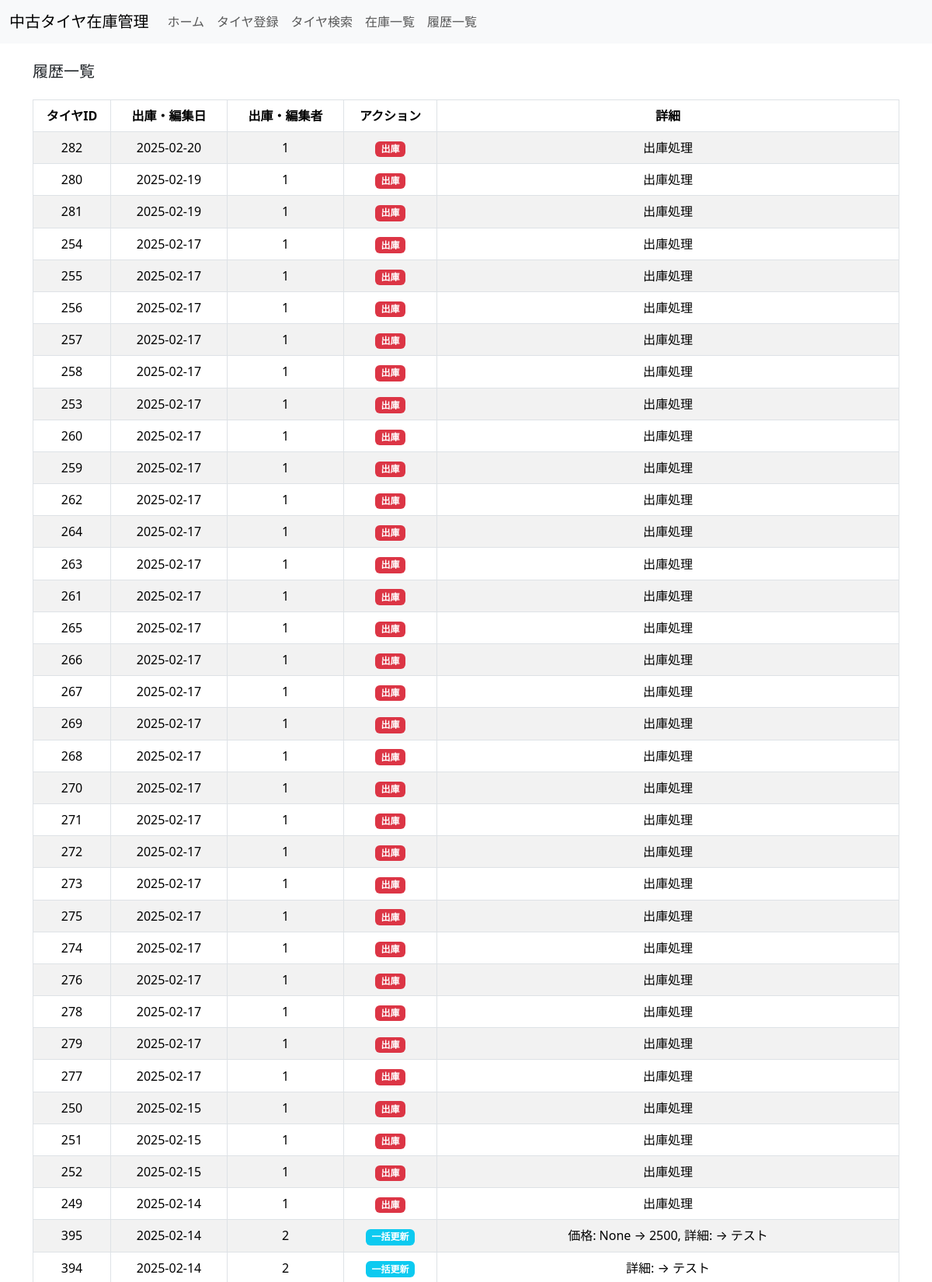
The app's page /history (upper part) with its own data.
### models.py (models this page shows)
class DispatchHistory(db.Model):
    __tablename__ = "dispatch_history"  # 正しいテーブル名を指定
    id = db.Column(db.Integer, primary_key=True)
    tire_id = db.Column(db.Integer, db.ForeignKey('input_page.id'), nullable=False)
    user_id = db.Column(db.Integer, db.ForeignKey('user.id'), nullable=False)
    dispatch_date = db.Column(db.DateTime, nullable=False)
    dispatch_note = db.Column(db.String)

class HistoryPage(db.Model):
    id = db.Column(db.Integer, primary_key=True)
    tire_id = db.Column(db.Integer, db.ForeignKey('input_page.id'), nullable=False)
    user_id = db.Column(db.Integer, db.ForeignKey('user.id'), nullable=False)
    action = db.Column(db.String, nullable=False)
    edit_date = db.Column(db.DateTime, nullable=False)
    details = db.Column(db.String)

### app.py (the view)
@app.route('/history')
def history_page():
    import logging
    logging.basicConfig()
    logging.getLogger('sqlalchemy.engine').setLevel(logging.INFO)
    dispatch_history = DispatchHistory.query.all()
    edit_history = HistoryPage.query.all()
    for record in dispatch_history:
        print(f"デバッグ: {record.dispatch_date} (型: {type(record.dispatch_date)})")
    dispatch_records = []  # ここでリストを定義
    for record in dispatch_history:
        try:
            if record.dispatch_date:  # Noneチェック
                dispatch_date = record.dispatch_date.astimezone(JST)  # JSTに変換
                formatted_date = dispatch_date.strftime('%Y-%m-%d')  # YYYY-MM-DD 形式
            else:
                formatted_date = ''  # None の場合は空文字
            dispatch_records.append({
                "tire_id": record.tire_id,
                "date": formatted_date,  # フォーマット済みの値を格納
                "user_id": record.user_id,
                "action": "出庫",
                "details": record.dispatch_note or "出庫処理"
            })
        except Exception as e:
            print(f"🚨 変換エラー: {e} (値: {record.dispatch_date})")
    edit_records = []
    for record in edit_history:
        try:
            if record.edit_date:  # Noneチェック
                edit_date = record.edit_date.astimezone(JST)  # JSTに変換
                formatted_date = edit_date.strftime('%Y-%m-%d')  # YYYY-MM-DD 形式
            else:
                formatted_date = ''  # None の場合は空文字
            edit_records.append({
                "tire_id": record.tire_id,
                "date": formatted_date,  # フォーマット済みの値を格納
                "user_id": record.user_id,
                "action": record.action,
                "details": record.details
            })
        except Exception as e:
            print(f"🚨 変換エラー: {e} (値: {record.edit_date})")
    combined_history = sorted(dispatch_records + edit_records, key=lambda x: x["date"], reverse=True)
    return render_template('history_page.html', history=combined_history)

### app.py (called while the page is built)
@app.context_processor
def inject_user():
    from flask_login import current_user
    return dict(user=current_user)

### templates/history_page.html
{% extends "base.html" %}
{% block content %}
<div class="container my-4">
    <h5 class="mb-4">履歴一覧</h5>
    <div class="table-responsive">
        <table class="table table-bordered table-striped table-hover">
            <thead class="thead-light">
                <tr>
                    <th style="min-width: 100px;">タイヤID</th>
                    <th style="min-width: 150px;">出庫・編集日</th>
                    <th style="min-width: 150px;">出庫・編集者</th>
                    <th style="min-width: 120px;">アクション</th>
                    <th style="min-width: 300px;">詳細</th>
                </tr>
            </thead>
            <tbody>
                {% for record in history %}
                <tr>
                    <td>{{ record.tire_id }}</td>
                    <td>{{ record.date }}</td>
                    <td>{{ record.user_id }}</td>
                    <td>
                        {% if record.action == "出庫" %}
                            <span class="badge bg-danger">{{ record.action }}</span>
                        {% elif record.action == "編集" %}
                            <span class="badge bg-warning">{{ record.action }}</span>
                        {% elif record.action == "一括更新" %}
                            <span class="badge bg-info">{{ record.action }}</span>
                        {% endif %}
                    </td>
                    <td>{{ record.details }}</td>
                </tr>
                {% endfor %}
            </tbody>
        </table>
    </div>
</div>
{% endblock %}

### templates/base.html (shortened to what this page needs)
<!DOCTYPE html>
<html lang="ja">
<head>
    <link rel="stylesheet" href="{{ url_for('static', filename='css/style.css') }}">
    <link href="https://cdn.jsdelivr.net/npm/bootstrap@5.3.3/dist/css/bootstrap.min.css" rel="stylesheet">
</head>
<body>
    <header>
    <nav class="navbar navbar-expand-lg navbar-light bg-light">
        <div class="container-fluid">
            <a class="navbar-brand" href="{{ url_for('index') }}">中古タイヤ在庫管理</a>
            <div class="collapse navbar-collapse" id="navbarNav">
                <ul class="navbar-nav">
                    <li class="nav-item">
                        <a class="nav-link" href="{{ url_for('index') }}">ホーム</a>
                    </li>
                    <li class="nav-item">
                        <a class="nav-link" href="{{ url_for('input_page') }}">タイヤ登録</a>
                    </li>
                    <li class="nav-item">
                        <a class="nav-link" href="{{ url_for('search_page') }}">タイヤ検索</a>
                    </li>
                    <li class="nav-item">
                        <a class="nav-link" href="{{ url_for('inventory_list') }}">在庫一覧</a>
                    </li>
                    <li class="nav-item">
                        <a class="nav-link" href="{{ url_for('history_page') }}">履歴一覧</a>
                    </li>
                </ul>
            </div>
        </div>
    </nav>
</header>
    <main>
        {% block content %}
        {% endblock %}
    </main>
</body>
</html>

### static/css/style.css (style rules this page uses)
* { box-sizing: border-box; }
.navbar { background-color: #f8f9fa; }
body { background-color: #f8f9fa; }
h5 { margin: 0; }
.table td, .table th { text-align: center; vertical-align: middle; }

### records on screen
DispatchHistory: tire_id "282", date "2025-02-20", user_id "1", action "出庫", details "出庫処理"
DispatchHistory: tire_id "280", date "2025-02-19", user_id "1", action "出庫", details "出庫処理"
DispatchHistory: tire_id "281", date "2025-02-19", user_id "1", action "出庫", details "出庫処理"
DispatchHistory: tire_id "257", date "2025-02-17", user_id "1", action "出庫", details "出庫処理"
DispatchHistory: tire_id "258", date "2025-02-17", user_id "1", action "出庫", details "出庫処理"
DispatchHistory: tire_id "260", date "2025-02-17", user_id "1", action "出庫", details "出庫処理"
DispatchHistory: tire_id "259", date "2025-02-17", user_id "1", action "出庫", details "出庫処理"
DispatchHistory: tire_id "262", date "2025-02-17", user_id "1", action "出庫", details "出庫処理"
DispatchHistory: tire_id "264", date "2025-02-17", user_id "1", action "出庫", details "出庫処理"
DispatchHistory: tire_id "263", date "2025-02-17", user_id "1", action "出庫", details "出庫処理"
DispatchHistory: tire_id "261", date "2025-02-17", user_id "1", action "出庫", details "出庫処理"
DispatchHistory: tire_id "265", date "2025-02-17", user_id "1", action "出庫", details "出庫処理"
DispatchHistory: tire_id "266", date "2025-02-17", user_id "1", action "出庫", details "出庫処理"
DispatchHistory: tire_id "267", date "2025-02-17", user_id "1", action "出庫", details "出庫処理"
DispatchHistory: tire_id "269", date "2025-02-17", user_id "1", action "出庫", details "出庫処理"
DispatchHistory: tire_id "268", date "2025-02-17", user_id "1", action "出庫", details "出庫処理"
DispatchHistory: tire_id "270", date "2025-02-17", user_id "1", action "出庫", details "出庫処理"
DispatchHistory: tire_id "271", date "2025-02-17", user_id "1", action "出庫", details "出庫処理"
DispatchHistory: tire_id "272", date "2025-02-17", user_id "1", action "出庫", details "出庫処理"
DispatchHistory: tire_id "273", date "2025-02-17", user_id "1", action "出庫", details "出庫処理"
DispatchHistory: tire_id "275", date "2025-02-17", user_id "1", action "出庫", details "出庫処理"
DispatchHistory: tire_id "274", date "2025-02-17", user_id "1", action "出庫", details "出庫処理"
DispatchHistory: tire_id "276", date "2025-02-17", user_id "1", action "出庫", details "出庫処理"
DispatchHistory: tire_id "278", date "2025-02-17", user_id "1", action "出庫", details "出庫処理"
DispatchHistory: tire_id "279", date "2025-02-17", user_id "1", action "出庫", details "出庫処理"
DispatchHistory: tire_id "277", date "2025-02-17", user_id "1", action "出庫", details "出庫処理"
HistoryPage: tire_id "395", date "2025-02-14", user_id "2", action "一括更新", details "価格: None → 2500, 詳細: → テスト"
HistoryPage: tire_id "394", date "2025-02-14", user_id "2", action "一括更新", details "詳細: → テスト"

### other values on screen
{{ record.tire_id }} "254" "255" "256" "253" "250" "251" "252" "249"
{{ record.date }} "2025-02-17" "2025-02-17" "2025-02-17" "2025-02-17" "2025-02-15" "2025-02-15" "2025-02-15" "2025-02-14"
{{ record.user_id }} "1" "1" "1" "1" "1" "1" "1" "1"
{{ record.action }} "出庫" "出庫" "出庫" "出庫" "出庫" "出庫" "出庫" "出庫"
{{ record.details }} "出庫処理" "出庫処理" "出庫処理" "出庫処理" "出庫処理" "出庫処理" "出庫処理" "出庫処理"
